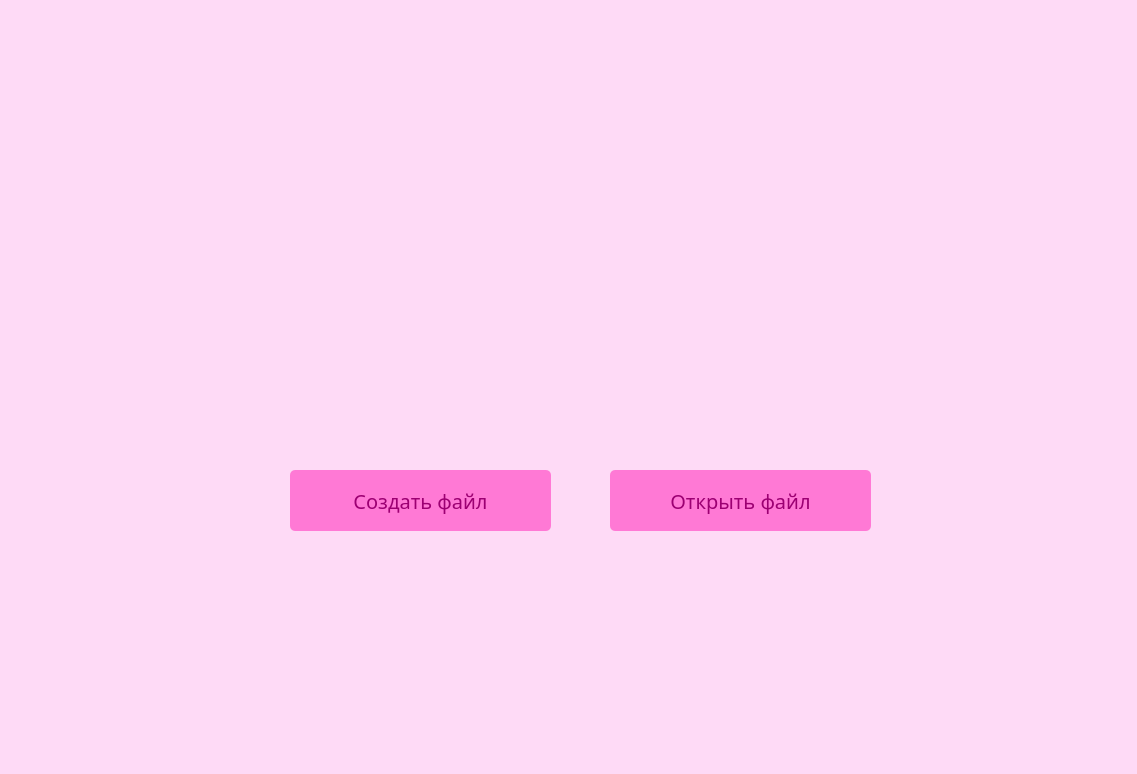
<?xml version="1.0" encoding="UTF-8"?>
<ui version="4.0">
 <class>MainWindow</class>
 <widget class="QMainWindow" name="MainWindow">
  <property name="geometry">
   <rect>
    <x>0</x>
    <y>0</y>
    <width>1137</width>
    <height>774</height>
   </rect>
  </property>
  <property name="windowTitle">
   <string>MainWindow</string>
  </property>
  <property name="styleSheet">
   <string notr="true">background-color: rgb(254, 218, 246);</string>
  </property>
  <widget class="QWidget" name="centralwidget">
   <widget class="QLabel" name="label_2">
    <property name="geometry">
     <rect>
      <x>290</x>
      <y>230</y>
      <width>271</width>
      <height>241</height>
     </rect>
    </property>
    <property name="styleSheet">
     <string notr="true">background-color: none;</string>
    </property>
    <property name="text">
     <string/>
    </property>
    <property name="pixmap">
     <pixmap>../text processor/imgs/p-replace-color (1).png</pixmap>
    </property>
    <property name="scaledContents">
     <bool>true</bool>
    </property>
   </widget>
   <widget class="QLabel" name="label_3">
    <property name="geometry">
     <rect>
      <x>610</x>
      <y>210</y>
      <width>261</width>
      <height>261</height>
     </rect>
    </property>
    <property name="styleSheet">
     <string notr="true">background-color: none;</string>
    </property>
    <property name="text">
     <string/>
    </property>
    <property name="pixmap">
     <pixmap>../text processor/imgs/p-replace-color (8).png</pixmap>
    </property>
    <property name="scaledContents">
     <bool>true</bool>
    </property>
   </widget>
   <widget class="QPushButton" name="create_btn">
    <property name="geometry">
     <rect>
      <x>290</x>
      <y>470</y>
      <width>261</width>
      <height>61</height>
     </rect>
    </property>
    <property name="font">
     <font>
      <family>Calibri Light</family>
      <pointsize>15</pointsize>
     </font>
    </property>
    <property name="styleSheet">
     <string notr="true">QPushButton {
	color: rgb(156, 0, 114);
	background-color: rgb(255, 121, 213);
	border: none;
	border-radius: 5px;

}

QPushButton:pressed {
	color: rgb(156, 0, 114);
	background-color: rgb(255, 151, 228);
	border-radius: 5px;
}
</string>
    </property>
    <property name="text">
     <string>Создать файл</string>
    </property>
   </widget>
   <widget class="QPushButton" name="open_btn">
    <property name="geometry">
     <rect>
      <x>610</x>
      <y>470</y>
      <width>261</width>
      <height>61</height>
     </rect>
    </property>
    <property name="font">
     <font>
      <family>Calibri Light</family>
      <pointsize>15</pointsize>
     </font>
    </property>
    <property name="styleSheet">
     <string notr="true">QPushButton {
	color: rgb(156, 0, 114);
	background-color: rgb(255, 121, 213);
	border: none;
	border-radius: 5px;

}

QPushButton:pressed {
	color: rgb(156, 0, 114);
	background-color: rgb(255, 151, 228);
	border-radius: 5px;
}
</string>
    </property>
    <property name="text">
     <string>Открыть файл</string>
    </property>
   </widget>
  </widget>
 </widget>
 <resources/>
 <connections/>
</ui>
